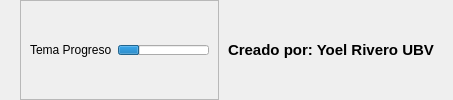
        <widget class="QWidget" name="pieContenedor" native="true">
         <layout class="QHBoxLayout" name="horizontalLayout_10">
          <property name="spacing">
           <number>0</number>
          </property>
          <property name="leftMargin">
           <number>20</number>
          </property>
          <property name="topMargin">
           <number>0</number>
          </property>
          <property name="rightMargin">
           <number>0</number>
          </property>
          <property name="bottomMargin">
           <number>0</number>
          </property>
          <item alignment="Qt::AlignLeft">
           <widget class="QFrame" name="frame_16">
            <property name="frameShape">
             <enum>QFrame::StyledPanel</enum>
            </property>
            <property name="frameShadow">
             <enum>QFrame::Raised</enum>
            </property>
            <layout class="QHBoxLayout" name="horizontalLayout_16">
             <item>
              <widget class="QLabel" name="label_2">
               <property name="text">
                <string>Tema Progreso</string>
               </property>
              </widget>
             </item>
             <item>
              <widget class="QProgressBar" name="temaProgreso">
               <property name="maximumSize">
                <size>
                 <width>16777215</width>
                 <height>10</height>
                </size>
               </property>
               <property name="value">
                <number>24</number>
               </property>
               <property name="textVisible">
                <bool>false</bool>
               </property>
              </widget>
             </item>
            </layout>
           </widget>
          </item>
          <item alignment="Qt::AlignRight">
           <widget class="QFrame" name="frame_12">
            <property name="frameShape">
             <enum>QFrame::NoFrame</enum>
            </property>
            <layout class="QHBoxLayout" name="horizontalLayout_11">
             <item>
              <widget class="QLabel" name="label_18">
               <property name="font">
                <font>
                 <pointsize>11</pointsize>
                 <weight>75</weight>
                 <bold>true</bold>
                </font>
               </property>
               <property name="text">
                <string>Creado por: Yoel Rivero UBV</string>
               </property>
              </widget>
             </item>
            </layout>
           </widget>
          </item>
          <item alignment="Qt::AlignBottom">
           <widget class="QFrame" name="dimensionBarra">
            <property name="minimumSize">
             <size>
              <width>10</width>
              <height>10</height>
             </size>
            </property>
            <property name="maximumSize">
             <size>
              <width>10</width>
              <height>10</height>
             </size>
            </property>
            <property name="frameShape">
             <enum>QFrame::NoFrame</enum>
            </property>
           </widget>
          </item>
         </layout>
        </widget>
